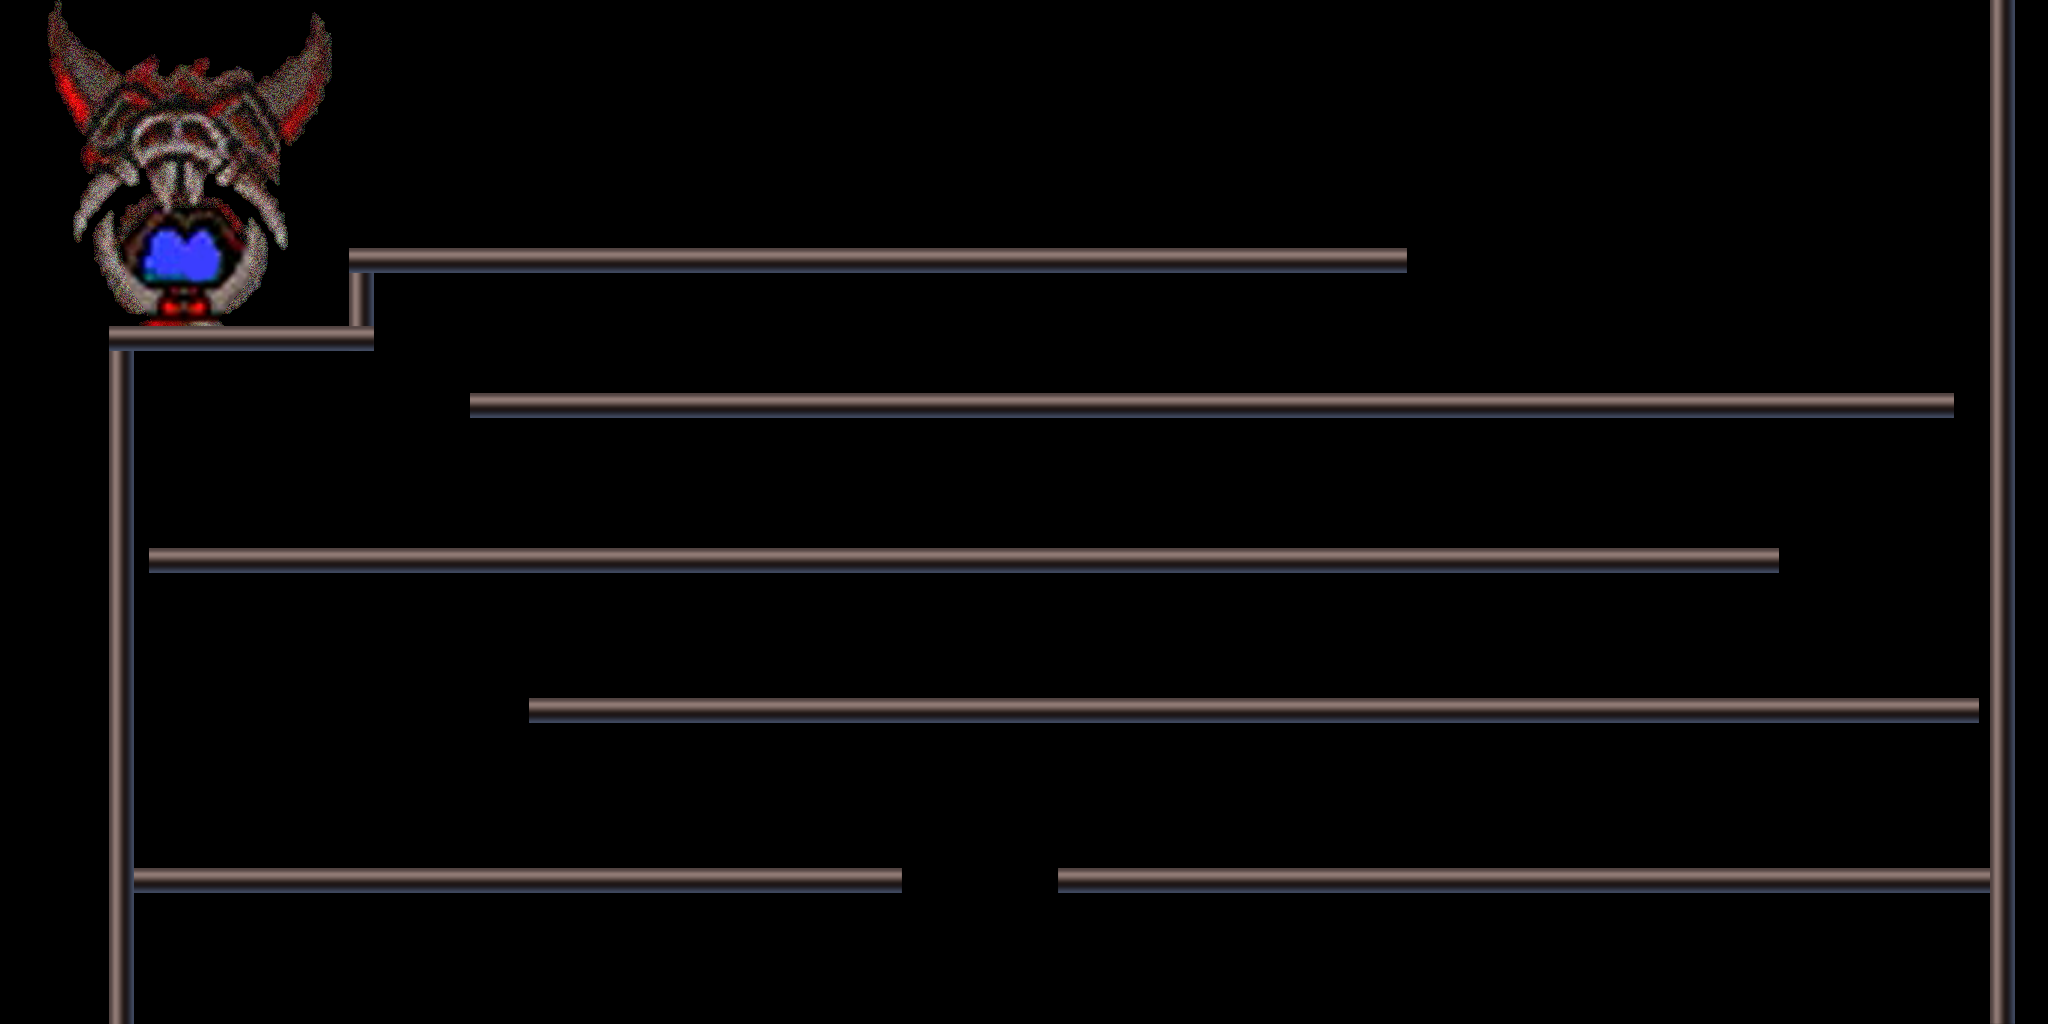

A level layout from a 2D game, rendered from its tile map. Below: a short description, then the map file with tile-grid data replaced by summaries:
An orthogonal 64x32 tile map with 32x32 px tiles, 1 tile layer (Tile Layer 1) and 2 objects (start, home).

<map version="1.0" orientation="orthogonal" width="64" height="32" tilewidth="32" tileheight="32">
 <tileset firstgid="1" name="map09" tilewidth="32" tileheight="32">
  <image source="map09.png" width="2048" height="1024" />
 </tileset>
 <layer name="Tile Layer 1" width="64" height="32">
  <data>[2048 cells, 2048 non-empty, 2048 distinct tile ids]</data>
 </layer>
 <objectgroup name="Objects" width="64" height="32">
  <object type="start" x="1761" y="735" width="64" height="32">
   <properties>
    <property name="digBeside" value="50" />
    <property name="digDown" value="50" />
    <property name="pineapple" value="50" />
    <property name="playerNumber" value="50" />
    <property name="saveRatio" value="50" />
    <property name="stair" value="50" />
    <property name="stop" value="50" />
    <property name="umbrella" value="50" />
   </properties>
  </object>
  <object type="home" x="62" y="129" width="228" height="197" />
 </objectgroup>
</map>
